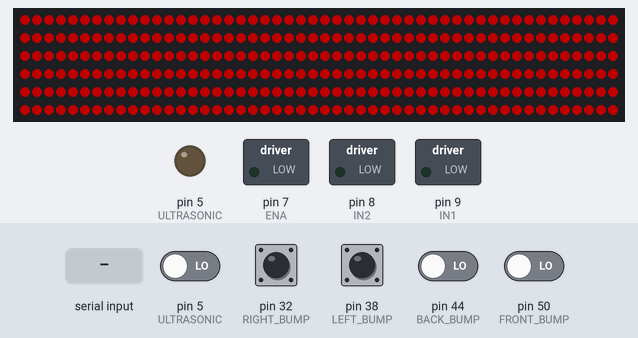
The sketch below on a simulated Arduino Mega 2560, built with avr-gcc and run on an emulated ATmega2560. Parts: 300 RGB LEDs in strip order, left to right, continuing on the next row, switched loads named in the sketch (green lamp = pin HIGH), output pins drawn as LEDs (lit = HIGH). The inputs (shaded band) are chosen by the test bench; at power-on: pin 5 (ULTRASONIC), pin 32 (RIGHT_BUMP), pin 38 (LEFT_BUMP), pin 44 (BACK_BUMP), pin 50 (FRONT_BUMP) LOW. Dim RGB values are drawn brighter than linear; what the sketch prints to the serial monitor is not drawn.

Above: at 1.3 s.

The sketch:

serial_speed_communication.ino
```cpp
#include "RoboClaw.h"
#include <SoftwareSerial.h>
#include <Adafruit_NeoPixel.h>
#include <NewPing.h>

// L298N Motor Driver Pins
#define IN1 9
#define IN2 8
#define ENA 7

// Bumper Switch Pins
#define FRONT_BUMP 50
#define BACK_BUMP 44
#define LEFT_BUMP 38
#define RIGHT_BUMP 32

#define ULTRASONIC 5

// Ultrasonic Sensor Pins
#define TRIG_PIN 5
#define ECHO_PIN 6

#define SONAR_NUM 1      // Number of sensors.
#define MAX_DISTANCE 200 // Maximum distance (in cm) to ping.

NewPing sonar[SONAR_NUM] = {   // Sensor object array.
  NewPing(TRIG_PIN, ECHO_PIN, MAX_DISTANCE), // Each sensor's trigger pin, echo pin, and max distance to ping.
};

float sonic_distance;

// NeoPixel Configuration
#define LED_PIN 11
#define LED_COUNT 300
Adafruit_NeoPixel strip(LED_COUNT, LED_PIN, NEO_GRB + NEO_KHZ800);

// RoboClaw Configuration
SoftwareSerial softwareSerial(12, 13);
#define ROBOCLAW_ADDRESS 0x80
#define BAUDRATE 38400
RoboClaw roboclaw(&softwareSerial, 10000);

// PID Coefficients
#define Kp 0.1
#define Ki 0.1
#define Kd 0.25
#define QPPS 47711

// Wheel & Encoder Constants
#define WHEEL_DIAMETER 0.1016
#define WHEEL_CIRCUMFERENCE (3.14159265358979 * WHEEL_DIAMETER)
#define COUNTS_PER_REV 8192

// Sonar Sensor Pin
#define SONAR_PIN1 A0

// Motion Variables
int motorSpeed = 2000;
float leftMotorSpeed, rightMotorSpeed;
const float WHEEL_WIDTH = 0.5334;
const float DISTANCE_THRESHOLD = 40.0;

bool gui_command;

String sonic_input;

// LED State
int led_color[3] = {255, 0, 0};

// Function to Set LEDs
void setLEDs(uint32_t color) {
  strip.fill(color);
  strip.show();
}

// Convert Encoder Reading to Distance
double convertReadingToDistance(int32_t reading) {
  return ((2.0 * 3.14159265358979 * (WHEEL_DIAMETER / 2.0)) / COUNTS_PER_REV) * reading;
}

// Convert Encoder Reading to Velocity
double convertReadingToVelocity(int32_t reading) {
  return ((double)reading / COUNTS_PER_REV) * (3.14159265358979 * WHEEL_DIAMETER);
}

// Send Data Over Serial
void sendData(double right_displacement, double left_displacement, double right_velocity, double left_velocity) {
  Serial1.print("Right Displacement: "); Serial1.print(right_displacement, 6);
  Serial1.print(", Left Displacement: "); Serial1.print(left_displacement, 6);
  Serial1.print(", Right Velocity: "); Serial1.print(right_velocity, 6);
  Serial1.print(", Left Velocity: "); Serial1.println(left_velocity, 6);
}

// Display Speed from Encoders
void displayspeed() {
  uint8_t status;
  bool valid1, valid2, valid3, valid4;

  int32_t enc_right = roboclaw.ReadEncM1(ROBOCLAW_ADDRESS, &status, &valid1);
  int32_t speed_right = roboclaw.ReadSpeedM1(ROBOCLAW_ADDRESS, &status, &valid2);
  int32_t enc_left = roboclaw.ReadEncM2(ROBOCLAW_ADDRESS, &status, &valid3);
  int32_t speed_left = roboclaw.ReadSpeedM2(ROBOCLAW_ADDRESS, &status, &valid4);

  double right_displacement = valid1 ? convertReadingToDistance(enc_right) : 0;
  double right_velocity = valid2 ? convertReadingToVelocity(speed_right) : 0;
  double left_displacement = valid3 ? convertReadingToDistance(enc_left) : 0;
  double left_velocity = valid4 ? convertReadingToVelocity(speed_left) : 0;

  if ((valid1 && valid2) || (valid3 && valid4)) {
    sendData(-right_displacement, left_displacement, -right_velocity, left_velocity);
  }
}

// Convert Meters Per Second to QPPS
int mps_to_qpps(double speed_mps) {
  return (int)((speed_mps / WHEEL_CIRCUMFERENCE) * COUNTS_PER_REV);
}

// Tank Drive Calculation
void tankDrive(float V, float omega, float W, float &leftSpeed, float &rightSpeed) {
  leftSpeed = V + (omega * W / 2);
  rightSpeed = V - (omega * W / 2);
}

// Lift Control Functions
void liftUp() {
  digitalWrite(IN1, HIGH);
  digitalWrite(IN2, LOW);
}
void liftDown() {
  digitalWrite(IN1, LOW);
  digitalWrite(IN2, HIGH);
}
void liftStop() {
  digitalWrite(IN1, LOW);
  digitalWrite(IN2, LOW);
}
void setLiftSpeed(float speed) {
  analogWrite(ENA, speed * 255);
}

// Check if String has Exactly 3 Decimal Places
bool hasThreeDecimalPlaces(String val) {
  int dotIndex = val.indexOf('.');
  return (dotIndex != -1 && (val.length() - dotIndex - 1) == 3);
}

void setup() {
  Serial.begin(9600);
  Serial1.begin(115200); //Encoders
  roboclaw.begin(BAUDRATE);

  strip.begin();
  strip.show();
  strip.setBrightness(80);
  setLEDs(strip.Color(255, 0, 0));

  pinMode(SONAR_PIN1, INPUT);
  pinMode(IN1, OUTPUT);
  pinMode(IN2, OUTPUT);
  pinMode(ENA, OUTPUT);
  pinMode(FRONT_BUMP, INPUT);
  pinMode(BACK_BUMP, INPUT);
  pinMode(LEFT_BUMP, INPUT);
  pinMode(RIGHT_BUMP, INPUT);
  pinMode(TRIG_PIN, OUTPUT);
  pinMode(ECHO_PIN, INPUT);

  Serial.println("Starting...");
  roboclaw.ResetEncoders(ROBOCLAW_ADDRESS);
  roboclaw.SetM1VelocityPID(ROBOCLAW_ADDRESS, Kd, Kp, Ki, QPPS);
  roboclaw.SetM2VelocityPID(ROBOCLAW_ADDRESS, Kd, Kp, Ki, QPPS);

  pinMode(ULTRASONIC, INPUT);
}

void loop() {
  displayspeed();
  bool ultrasonic_signal = digitalRead(ULTRASONIC);

  bool obstacleDetected = (digitalRead(LEFT_BUMP) || digitalRead(RIGHT_BUMP) ||
                           digitalRead(FRONT_BUMP) || digitalRead(BACK_BUMP));

  //Serial.println(ultrasonic_signal);

  if (obstacleDetected && !gui_command){ // || (ultrasonic_signal && gui_command)) {
    roboclaw.SpeedM1(ROBOCLAW_ADDRESS, 0);
    roboclaw.SpeedM2(ROBOCLAW_ADDRESS, 0);
    setLEDs(strip.Color(255, 0, 0));
  }
  if (Serial.available()) {
    String input = Serial.readStringUntil('\n');
    input.trim();
    Serial.print("Raw input: "); //debugging line
    Serial.println(input);//debugging line

    int firstSpace = input.indexOf(' ');
    int secondSpace = input.indexOf(' ', firstSpace + 1);
    int thirdSpace = input.indexOf(' ', secondSpace + 1);

    if (firstSpace == -1 || secondSpace == -1 || thirdSpace == -1) {
      Serial.println("Error: Invalid input format.");
      liftStop();
    } else {
      String Vx_str = input.substring(0, firstSpace);
      String Vy_str = input.substring(firstSpace + 1, secondSpace);
      String Vtheta_str = input.substring(secondSpace + 1, thirdSpace);
      String lift_str = input.substring(thirdSpace + 1);

      if (!hasThreeDecimalPlaces(Vx_str) || !hasThreeDecimalPlaces(Vtheta_str) || !hasThreeDecimalPlaces(lift_str)) {
        Serial.println("Error: Values must have exactly 3 decimal places.");
        liftStop();
        roboclaw.SpeedM1(ROBOCLAW_ADDRESS, 0);
        roboclaw.SpeedM2(ROBOCLAW_ADDRESS, 0);
      } else {
        float Vx = Vx_str.toFloat(), Vy = Vy_str.toFloat(), Vtheta = Vtheta_str.toFloat(), lift_action = lift_str.toFloat();

       if(Vy != 0.000){ //if the touch screen is being used
         gui_command = true;
       }
       else{
         gui_command = false;
       }

        if (lift_action != 0) setLiftSpeed(abs(lift_action)), lift_action > 0 ? liftUp() : liftDown();
        else liftStop();

        tankDrive(Vx, Vtheta, WHEEL_WIDTH, leftMotorSpeed, rightMotorSpeed);
        roboclaw.SpeedM1(ROBOCLAW_ADDRESS, -mps_to_qpps(leftMotorSpeed));
        roboclaw.SpeedM2(ROBOCLAW_ADDRESS, mps_to_qpps(rightMotorSpeed));
        if (Vx != 0.000 || Vtheta != 0.000)
        {
          setLEDs(strip.Color(0, 255, 0));
        } else {
          setLEDs(strip.Color(255, 0, 0));

        }
      }
    }
  }

  delay(20);
}
```

Source omitted: RoboClaw.cpp (24868 bytes), RoboClaw.h (11822 bytes)
